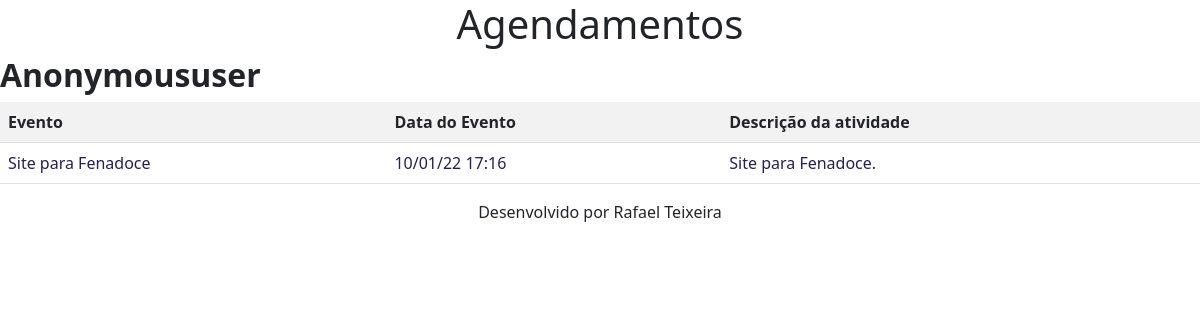
Page /titulo/Site para Fenadoce/ on the committed database.
### core/models.py (models this page shows, shortened)
class Evento(models.Model):
    titulo=models.CharField(max_length=100)
    descricao=models.TextField(null=True, blank=True)
    data_evento=DateTimeField(verbose_name='Data do Evento')
    data_criacao=DateTimeField(auto_now=True,verbose_name='Data de Criacao')
    usuario=models.ForeignKey(User,on_delete=models.CASCADE) # models.cascade (Se o usuário for deletado, seus eventos também serão.) Para User será necessário defenir um valor padrão.
    class Meta:                 #Alteração do nome da tabela sqlite3: comando sqlmigrate core xxxx/dados para migração manual.
        db_table='evento'
    def get_data_evento(self):
        return self.data_evento.strftime('%d/%m/%y %H:%M')

### core/views.py (the view)
# urls.py: path(r'titulo/<titulo_evento>/', views.titulo,name='titulo'),
def titulo(resquest,titulo_evento):
    print(titulo_evento)
    usuario=resquest.user
    consulta=Evento.objects.get(titulo__contains=titulo_evento)
    usuario=str(usuario).capitalize
    dados={'consulta':consulta,'usuario':usuario}
    return render(resquest,'titulo.html',dados)

### core/templates/titulo.html
{% extends 'model-page.html' %}
    {% block content %}
    <center><h1>Agendamentos</h1></center>
    <h2><b>{{ usuario }}</b></h2>
    <table id="lista" class="table table-striped table-hover table-responsive">
            <tr>
                <th>Evento</th>
                <th>Data do Evento</th>
                <th>Descrição da atividade</th>
            </tr>
            <tr>
                <td>
                    {{ consulta.titulo }}
                </td>
                <td>
                    {{ consulta.get_data_evento }}
                </td>
                <td>
                    {{ consulta.descricao }}
                </td>
            </tr>
    </table>
    {% endblock %}

### core/static/css/style.css (style rules this page uses)
body { background-color: rgb(99, 130, 143); color: blue; }
#lista { color: rgb(38, 31, 85); text-justify: auto; }

### rows in the picture
Evento: titulo "Site para Fenadoce", get_data_evento "10/01/22 17:16", descricao "Site para Fenadoce."

### other values in the picture
{{ usuario }} "Anonymoususer"
